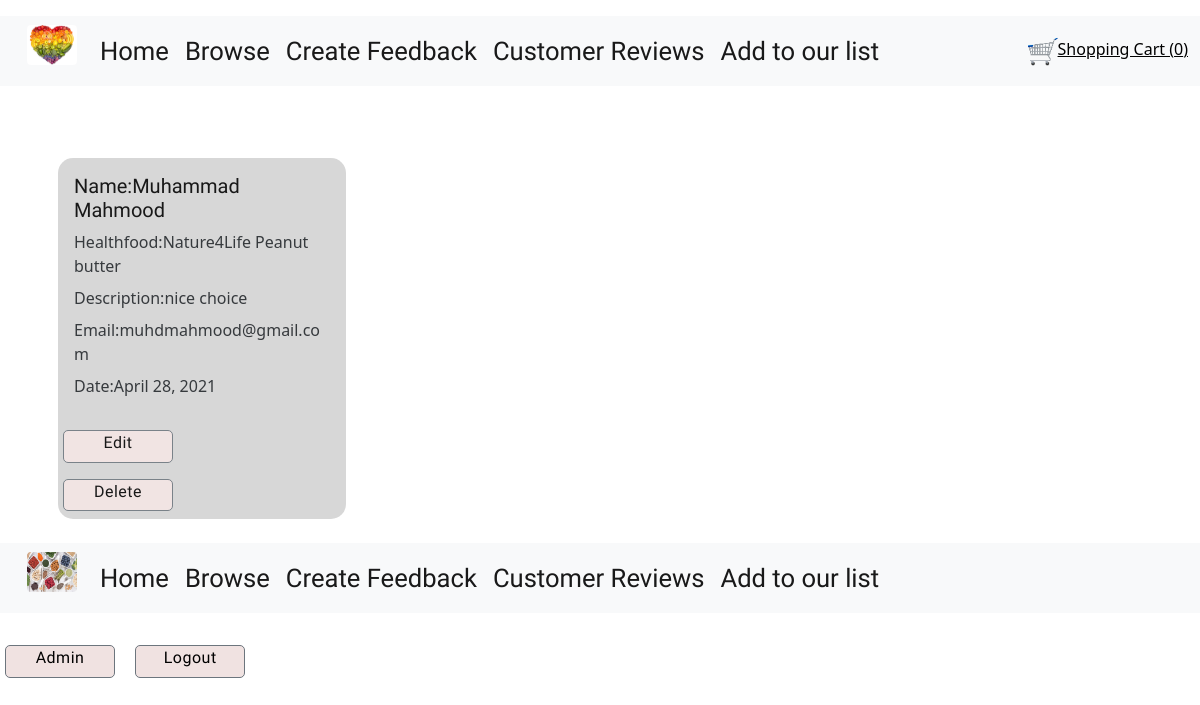
The app's page /reviews/ with its own data.
### reviews/models.py (models this page shows, shortened)
class reviews(models.Model):
    name = models.CharField(blank=False, max_length=255)
    Email = models.EmailField(blank=False, max_length=320)
    date = models.DateField(default=datetime.date.today)
    reviews = models.TextField(blank=False)
    healthfood = models.ForeignKey(healthfood, on_delete=models.CASCADE)

### healthfood/models.py (models this page shows)
class healthfood(models.Model):
    title = models.CharField(blank=False, max_length=255)
    ingredients = models.CharField(blank=False, max_length=255)
    country = models.CharField(blank=False, max_length=255)
    description = models.TextField(blank=False)
    image = ImageField(blank=True, manual_crop="")
    maker = models.ForeignKey(Maker, on_delete=models.CASCADE)
    serving = models.TextField(blank=False)
    nutrition_carbs = models.CharField(blank=False, max_length=255)
    nutrition_protein = models.CharField(blank=False, max_length=255)
    nutrition_fats = models.CharField(blank=False, max_length=255)
    cost = models.DecimalField(max_digits=5, decimal_places=2, blank=False)
    def __str__(self):
        return self.title

### reviews/views.py (the view)
# urls.py: path('', healthfood.views.index, name="show_landing_route"),
def index(request):
    all_reviews = reviews.objects.all()
    return render(request, 'reviews/index-template.html', {
        'reviews': all_reviews
    })

### cart/contexts.py (called while the page is built)
def cart_contents(request):
    cart = request.session.get("shopping_cart", {})
    return {
        'shopping_cart': cart,
        'number_of_items': len(cart)
    }

### reviews/templates/reviews/index-template.html
{% extends 'base.template.html' %}
{% load static %}
{%block content%}
<div style="display:flex;flex-wrap:wrap">
    {%for reviews in reviews %}
    <div class="card m-3" style="width:18rem;">
        <div class="card-body">
            <h6 class="card-title"> Name:{{reviews.name}}</h6>
            <p class="card-title"> Healthfood:{{reviews.healthfood}}</p>
            <p class="card-title"> Description:{{reviews.reviews}}</p>
            <p class="card-title"> Email:{{reviews.Email}}</p>
            <p class="card-title"> Date:{{reviews.date}}</p>
        </div>
        <a href="{% url 'update_reviews_route' reviews_id=reviews.id %}"
            class="btn btn-secondary btn-sm mb-2 mt-2">Edit</a>
        <a href="{% url 'delete_reviews_route' reviews_id=reviews.id %}" .
            class="btn btn-secondary btn-sm mb-2 mt-2">Delete</a>
    </div>
    {%endfor%}
</div>
{%endblock%}

### templates/base.template.html (shortened to what this page needs)
{% load static %}
{% load crispy_forms_tags %}
<!doctype html>
<html lang="en">
<head>
    <link href="https://cdn.jsdelivr.net/npm/bootstrap@5.0.0-beta3/dist/css/bootstrap.min.css" rel="stylesheet"
>
    <link rel="stylesheet" href="{% static '/css/style.css' %}" />
</head>
<header>
    <nav class="navbar navbar-expand-lg navbar-light bg-light mt-3 mb-3">
        <div class="container-fluid">
            <div class="collapse navbar-collapse" id="navbarSupportedContent">
                <ul class="navbar-nav me-auto mb-2 mb-lg-0">
                    <a href="/"><img src="/static/images/healthy.jpeg" alt="food" width="50" height="40"
                            class="rounded icon"></a>
                    <li class="nav-item">
                        <a class="nav-link active" aria-current="page" href="/ ">Home</a>
                    </li>
                    <li class="nav-item">
                        <a class="nav-link active" aria-current="page" href="/healthfood/">Browse</a>
                    </li>
                    <li class="nav-item">
                        <a class="nav-link active" href="/reviews/create/">Create Feedback</a>
                    </li>
                    <li class="nav-item">
                        <a class="nav-link active" href="/reviews/">Customer Reviews</a>
                    </li>
                    <li class="nav-item">
                        <a class="nav-link active" href="/healthfood/create/">Add to our list</a>
                    </li>
                </ul>
                <a href="{% url 'views_cart' %}"><img src="/static/images/cart.png" alt="food" width="30" height="30"
                        class="rounded icon">Shopping Cart ({{number_of_items}})</a>
            </div>
    </nav>
</header>
<body>
    <div class="container">
        {%block content%}
        {%endblock%}
    </div>
</body>
<footer>
    <nav class="navbar navbar-expand-lg navbar-light bg-light mt-5 mb-3">
        <div class="container-fluid">
            <div class="collapse navbar-collapse" id="navbarSupportedContent">
                <ul class="navbar-nav me-auto mb-2 mb-lg-0">
                    <a href="/"><img src="/static/images/healthy2.jpeg" alt="food" width="50" height="40"
                            class="rounded icon"></a>
                    <li class="nav-item">
                        <a class="nav-link active" aria-current="page" href="/ ">Home</a>
                    </li>
                    <li class="nav-item">
                        <a class="nav-link active" aria-current="page" href="/healthfood/">Browse</a>
                    </li>
                    <li class="nav-item">
                        <a class="nav-link active" href="/reviews/create/">Create Feedback</a>
                    </li>
                    <li class="nav-item">
                        <a class="nav-link active" href="/reviews/">Customer Reviews</a>
                    </li>
                    <li class="nav-item">
                        <a class="nav-link active" href="/healthfood/create/">Add to our list</a>
                    </li>
                </ul>
            </div>
    </nav>
    <a href="/admin" class="btn btn-secondary btn-sm mb-2 mt-2"> Admin</a>
    <a href="/accounts/logout" class="btn btn-secondary m-3">Logout</a>
</footer>
</html>

### static/css/style.css (style rules this page uses)
body { background-image: url(/static/images/fruitbowl.jpg); background-size: cover; background-repeat: no-repeat; }
nav ul a { font-size: 1.6rem; color: #fff; display: block; padding: 0 15px; cursor: pointer; }
.btn-secondary { text-decoration: none; color: black; background-color: #f0e2e1; text-align: center; letter-spacing: .5px; -webkit-transition: background-color .2s ease-out; transition: background-color .2s ease-out; cursor: pointer; width: 110px; height: 32.33px; font-size: 16px; border-radius: 5px; vertical-align: middle; padding: 0px 20px 7px 20px; margin-left: 5px; font-family: 'Josefin Sans', sans-serif; }
.card { border-radius: 15px; width: 500px; background-color: lightgrey; border: none; opacity: 0.9; position: -webkit-sticky; }
h6 { font-family: 'Josefin Sans', sans-serif; font-size: 20px; color: black; top: 50px; }
.card { position: relative; top: 40px; }
a.nav-link.active { font-family: 'Josefin Sans', sans-serif; color: blue; }
a { font-size: 16px; color: black }

### records on screen
reviews: name "Muhammad Mahmood", healthfood "Nature4Life Peanut butter", reviews "nice choice", Email "muhdmahmood@gmail.com", date "April 28, 2021"

### other values on screen
{{ number_of_items }} "0"
